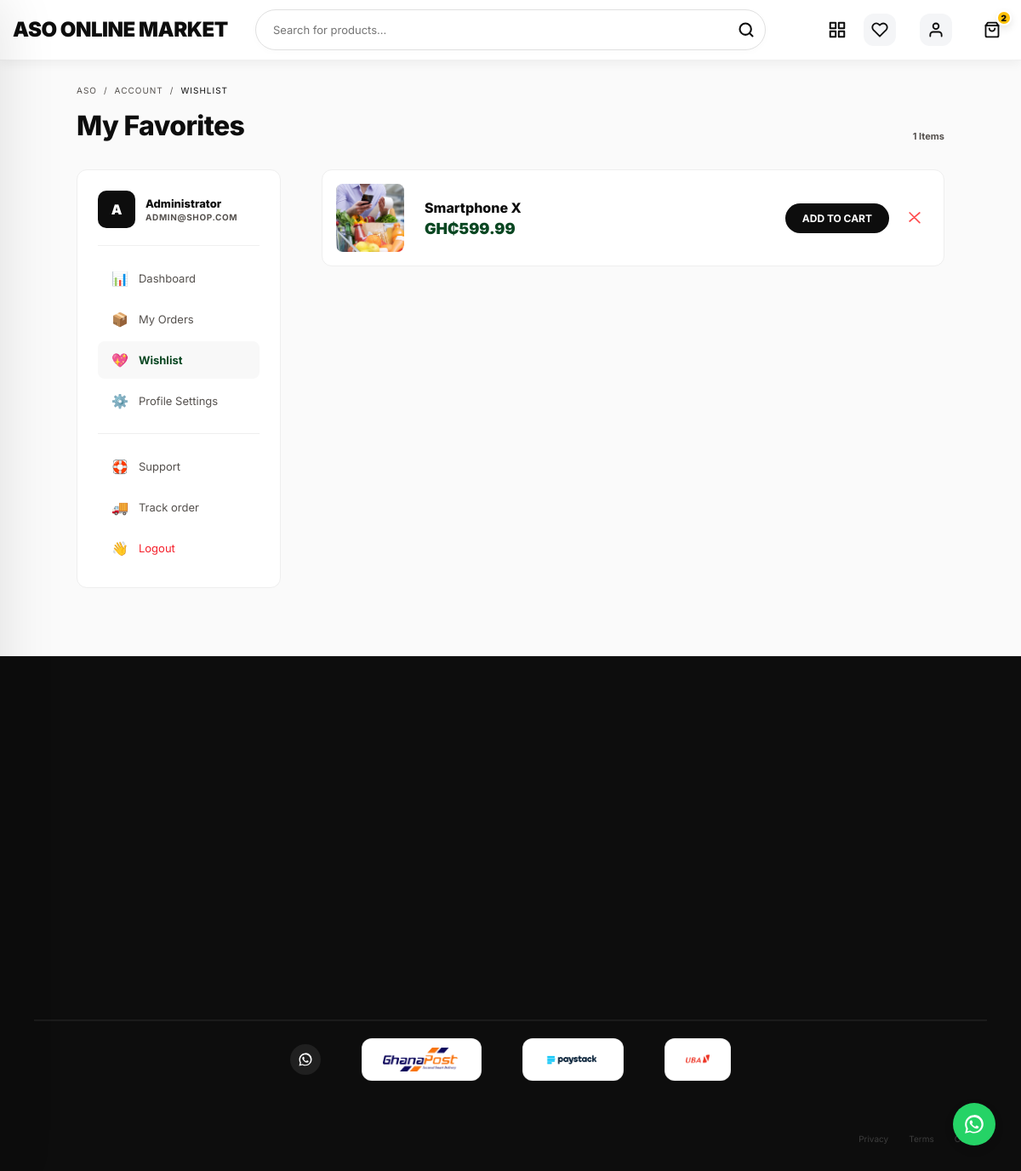
The page /user/wishlist.php (signed in) on the database as committed earlier.
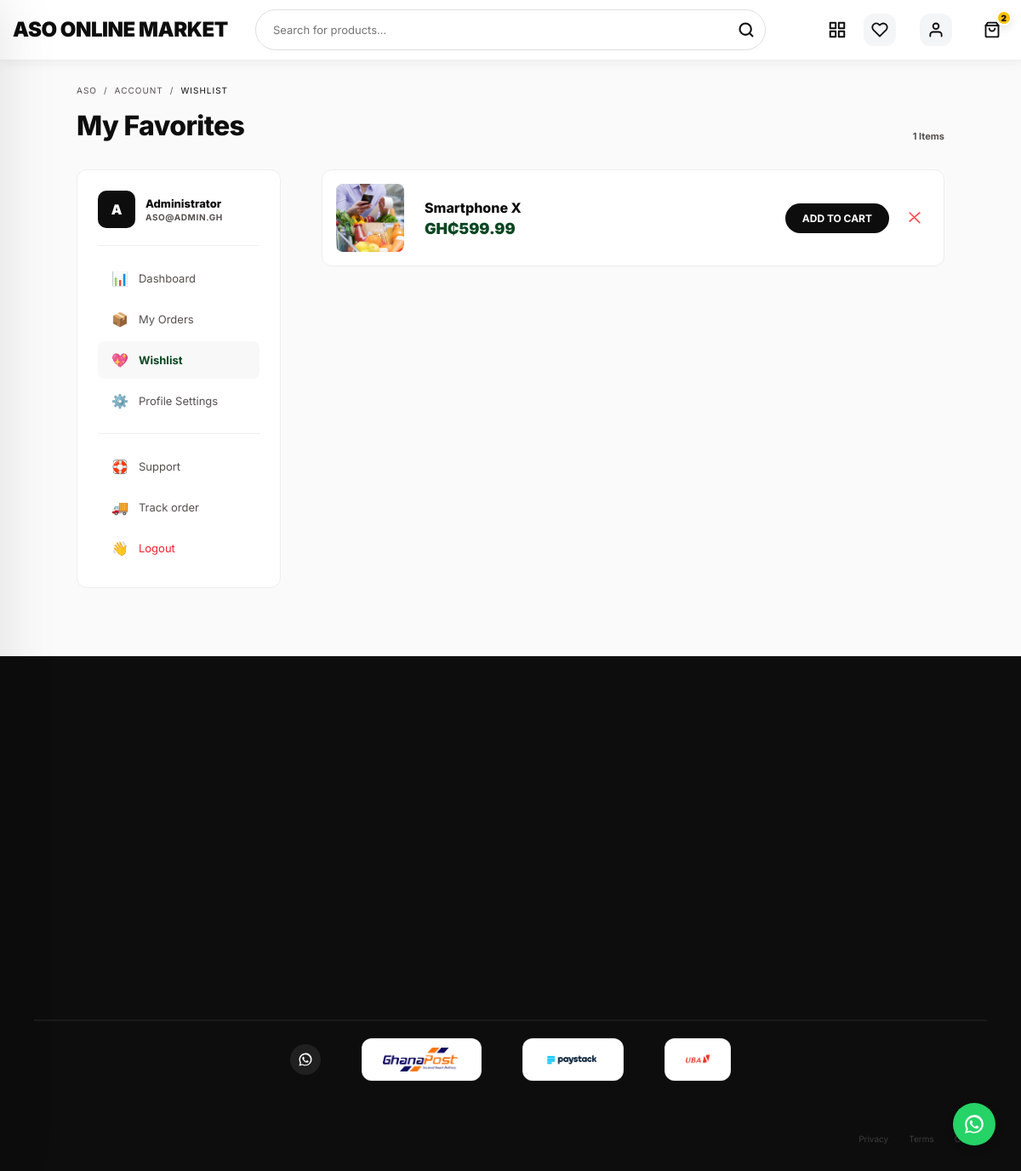
The same page on the database as committed later.
### tables this page shows
CREATE TABLE IF NOT EXISTS users (
    user_id INT AUTO_INCREMENT PRIMARY KEY,
    name VARCHAR(100) NOT NULL,
    email VARCHAR(100) UNIQUE NOT NULL,
    password VARCHAR(255) NOT NULL,
    phone VARCHAR(20),
    address TEXT,
    role ENUM('customer', 'admin') DEFAULT 'customer',
    created_at TIMESTAMP DEFAULT CURRENT_TIMESTAMP,
    updated_at TIMESTAMP DEFAULT CURRENT_TIMESTAMP ON UPDATE CURRENT_TIMESTAMP
);

CREATE TABLE IF NOT EXISTS products (
    product_id INT AUTO_INCREMENT PRIMARY KEY,
    category_id INT NOT NULL,
    subcategory_id INT NULL,
    name VARCHAR(255) NOT NULL,
    description TEXT,
    price DECIMAL(10, 2) NOT NULL,
    stock_quantity INT NOT NULL DEFAULT 0,
    image VARCHAR(255),
    average_rating DECIMAL(3,2) DEFAULT 0.00,
    review_count INT DEFAULT 0,
    view_count INT DEFAULT 0,
    created_at TIMESTAMP DEFAULT CURRENT_TIMESTAMP,
    updated_at TIMESTAMP DEFAULT CURRENT_TIMESTAMP ON UPDATE CURRENT_TIMESTAMP,
    FOREIGN KEY (category_id) REFERENCES categories(category_id) ON DELETE CASCADE,
    FOREIGN KEY (subcategory_id) REFERENCES subcategories(subcategory_id) ON DELETE SET NULL
);

### includes/db.php (called while the page is built, shortened)
<?php
if (!isset($currency_symbol)) {
    $currency_symbol = 'GH₵';
}
if (!function_exists('formatCurrency')) {
    function formatCurrency($amount) {
        global $currency_symbol;
        $num = is_numeric($amount) ? (float)$amount : 0.0;
        return $currency_symbol . number_format($num, 2);
    }
}
if (!function_exists('getProductImage')) {
    function getProductImage($filename) {
        $cleanName = basename($filename);
        $baseDir = dirname(__DIR__);
        $trimmed = ltrim($filename, '/');
        return 'assets/images/placeholder.jpg';
    }
}
?>

### user/wishlist.php (the view, shortened to what the rows shown need)
<?php
require_once '../includes/db.php';
$user_id = $_SESSION['user_id'];
try {
    $stmt = $pdo->prepare("SELECT * FROM users WHERE user_id = ?");
    $stmt->execute([$user_id]);
    $user = $stmt->fetch();
} catch(PDOException $e) {
    error_log("Error fetching user: " . $e->getMessage());
}
$products = [];
try {
    $stmt = $pdo->prepare("
        SELECT p.*, c.category_name, w.created_at as added_at,
        (SELECT GROUP_CONCAT(image_path ORDER BY is_primary DESC, image_id ASC)
         FROM product_images
         WHERE product_id = p.product_id) as all_images
        FROM products p
        JOIN wishlist w ON p.product_id = w.product_id
        LEFT JOIN categories c ON p.category_id = c.category_id
        WHERE w.user_id = ? AND p.status = 'published'
        ORDER BY w.created_at DESC
    ");
    $stmt->execute([$user_id]);
    $products = $stmt->fetchAll();
} catch(PDOException $e) {
    error_log("Error fetching wishlist: " . $e->getMessage());
}
include '../includes/header.php';
?>
<section class="wishlist-page" style="padding: 100px 0 80px; background: #fafafa; min-height: 80vh;">
    <div class="container" style="max-width: 1100px;">
        <nav style="margin-bottom: 32px;">
            <div style="display: flex; justify-content: space-between; align-items: flex-end; margin-top: 16px; flex-wrap: wrap; gap: 12px;">
                <h1 style="font-family: var(--f-display); font-weight: 800; font-size: 32px; margin: 0; color: var(--ink); letter-spacing: -0.02em;">My Favorites</h1>
            </div>
        </nav>
        <div class="account-grid" style="display: grid; grid-template-columns: 240px 1fr; gap: 48px;">
            <?php include '_sidebar.php'; ?>
            <div class="wishlist-content" style="min-width: 0;">
                <?php if (empty($products)): ?>
                    <div style="padding: 80px 40px; text-align: center; background: #fff; border: 1px solid #eee; border-radius: 12px;">
                        <span style="font-size: 40px; display: block; margin-bottom: 16px;">💖</span>
                        <p style="font-weight: 700; font-size: 16px; color: var(--ink); margin-bottom: 8px;">Your wishlist is empty.</p>
                        <p style="font-size: 13px; color: var(--mid-gray); margin-bottom: 24px;">Save items you love and they'll appear here.</p>
                        <a href="<?php echo $base; ?>shop.php" style="display: inline-block; padding: 12px 32px; background: var(--ink); color: #fff; text-decoration: none; border-radius: 8px; font-weight: 700; font-size: 13px; text-transform: uppercase; letter-spacing: 0.05em;">Continue Shopping</a>
                    </div>
                <?php else: ?>
                    <div class="wishlist-list" style="display: flex; flex-direction: column; gap: 16px;">
                        <?php foreach ($products as $item):
                            $p_id = (int)$item['product_id'];
                            $p_name = $item['name'] ?? 'Product';
                            $p_price = (float)($item['price_ghs'] ?? $item['price'] ?? 0);
                            $img = getProductImage($item['primary_image'] ?? $item['image'] ?? '');
                        ?>
                            <div class="wish-card" id="wish-<?php echo $p_id; ?>" style="background: #fff; border: 1px solid #eee; border-radius: 12px; padding: 16px; display: grid; grid-template-columns: 80px 1fr auto; align-items: center; gap: 24px; transition: all 0.3s var(--ease);">
                                <a href="<?php echo $base; ?>product.php?id=<?php echo $p_id; ?>" style="width: 80px; height: 80px; background: #f9f9f9; border-radius: 8px; overflow: hidden; display: block; flex-shrink: 0;">
                                    <img src="<?php echo htmlspecialchars($img); ?>" onerror="this.src='<?php echo $base; ?>assets/images/placeholder.jpg'; this.onerror=null;" alt="<?php echo htmlspecialchars($p_name); ?>" style="width: 100%; height: 100%; object-fit: cover;">
                                </a>
                                <div style="min-width: 0;">
                                    <a href="<?php echo $base; ?>product.php?id=<?php echo $p_id; ?>" style="text-decoration: none; color: var(--ink); font-weight: 800; font-size: 16px; display: block; margin-bottom: 4px;"><?php echo htmlspecialchars($p_name); ?></a>
                                    <div style="display: flex; align-items: baseline; gap: 8px; flex-wrap: wrap;">
                                        <span style="font-weight: 900; color: var(--red); font-size: 18px;"><?php echo formatCurrency($p_price); ?></span>
                                    </div>
                                </div>
                                <div class="wish-actions" style="display: flex; align-items: center; gap: 12px;">
                                    <button type="button" onclick="quickAddToCart(<?php echo $p_id; ?>, event)" style="padding: 10px 20px; background: var(--ink); color: #fff; border: none; border-radius: 100px; cursor: pointer; font-weight: 700; font-size: 12px; text-transform: uppercase;">Add to Cart</button>
                                    <button type="button" onclick="removeWishItem(<?php echo $p_id; ?>, this)" style="background: none; border: none; color: #ff4d4f; cursor: pointer; padding: 8px;" title="Remove" aria-label="Remove from wishlist">
                                        <svg width="20" height="20" viewBox="0 0 24 24" fill="currentColor" stroke="currentColor" stroke-width="2" stroke-linecap="round" stroke-linejoin="round"><path d="M19 6L5 18M5 6l14 14"></path></svg>
                                    </button>
                                </div>
                            </div>
                        <?php endforeach; ?>
                    </div>
                <?php endif; ?>
            </div>
        </div>
    </div>
</section>
<?php include '../includes/footer.php'; ?>

### user/_sidebar.php (shortened to what the rows shown need)
<?php
$user_name = $user['name'] ?? 'Member';
$user_email = $user['email'] ?? '';
?>
<aside class="account-sidebar">
    <div style="display: flex; align-items: center; gap: 12px; padding-bottom: 20px; margin-bottom: 16px; border-bottom: 1px solid #f0f0f0;">
        <div style="width: 44px; height: 44px; background: var(--ink); color: #fff; border-radius: 10px; display: flex; align-items: center; justify-content: center; font-family: var(--f-display); font-weight: 900; font-size: 16px; text-transform: uppercase; flex-shrink: 0;">
            <?php echo substr(htmlspecialchars($user_name), 0, 1); ?>
        </div>
        <div style="min-width: 0;">
            <p style="font-family: var(--f-display); font-weight: 800; font-size: 13px; color: var(--ink); margin: 0; white-space: nowrap; overflow: hidden; text-overflow: ellipsis;"><?php echo htmlspecialchars($user_name); ?></p>
            <p style="font-family: var(--f-mono); font-size: 10px; font-weight: 700; text-transform: uppercase; letter-spacing: 0.06em; color: var(--mid-gray); margin: 2px 0 0; white-space: nowrap; overflow: hidden; text-overflow: ellipsis;"><?php echo htmlspecialchars($user_email); ?></p>
        </div>
    </div>
</aside>

Rows that differ between the two databases and show on the page:
changed users "Administrator": email "ADMIN@SHOP.COM" → "ASO@ADMIN.GH"
